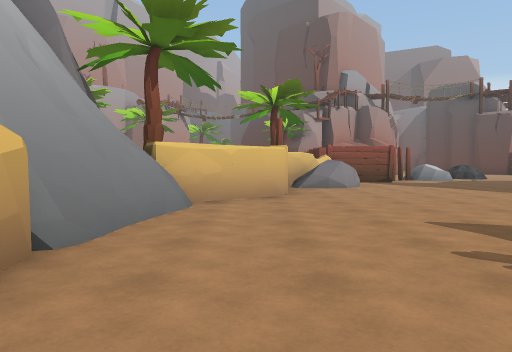
[1] (above)

24 first-person views from a walk through a Unity game level. The camera is 1.3 m above the floor, tilts 2° down and sees 70° across. The floor is counted in squares, 2 m on a side. Each view is taken from the middle of a square. On the plan, view 1 faces up. The plan holds only what a view shows up to about 11 squares ahead; the rest is blank. The place goes on beyond the plan. The player is left out. Some animated figures are left out. Some surface patterns are stand-ins.

[2]
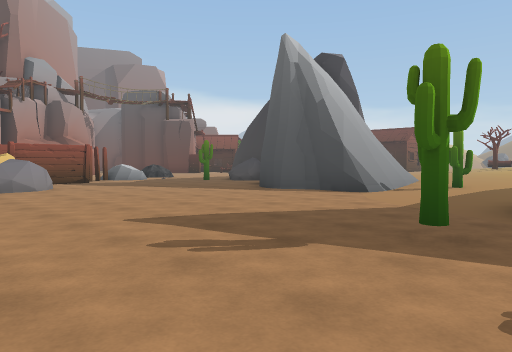

[3]
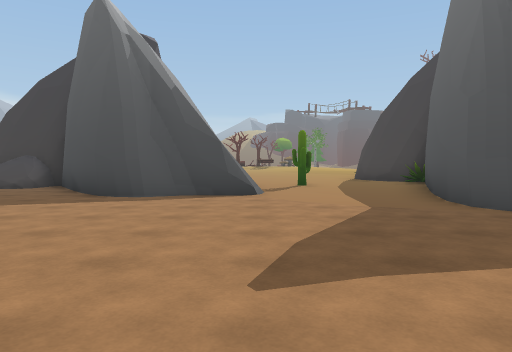

[4]
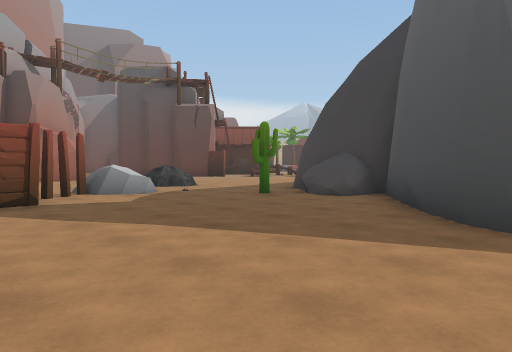

[5]
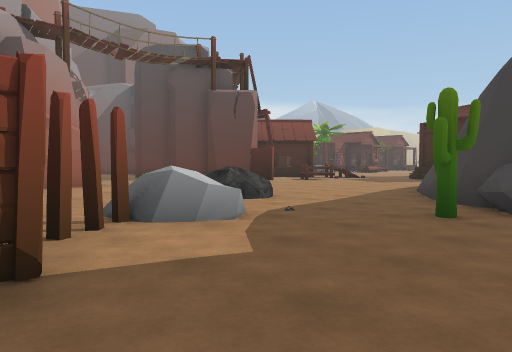

[6]
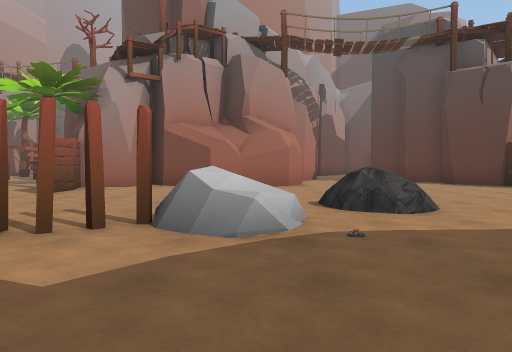

[7]
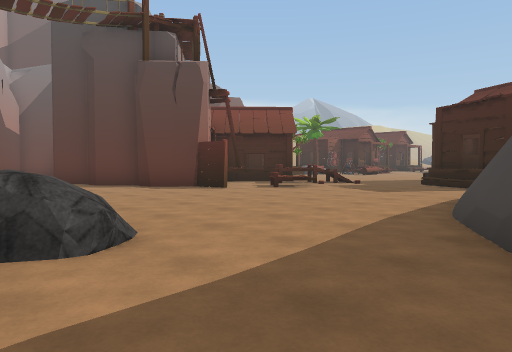

[8]
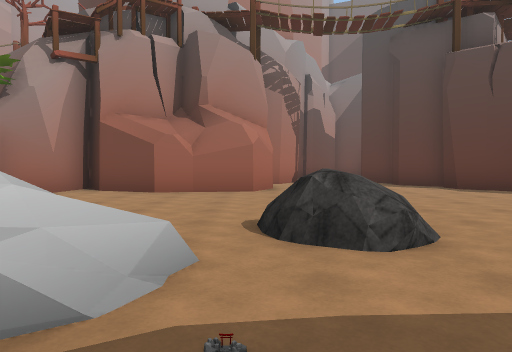

[9]
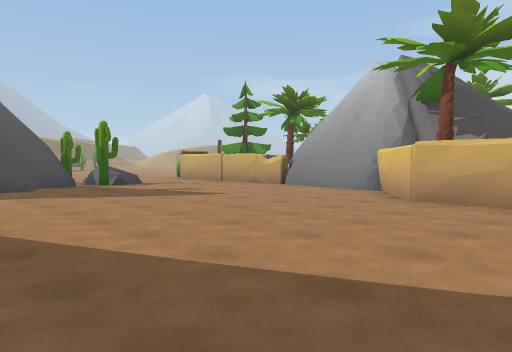

[10]
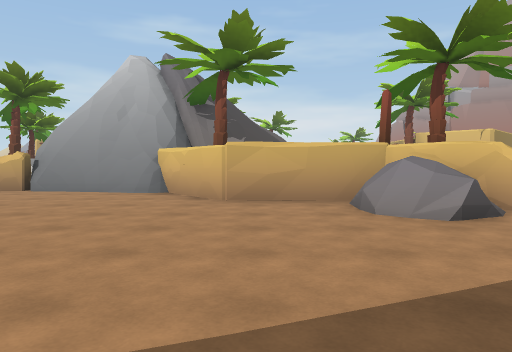

[11]
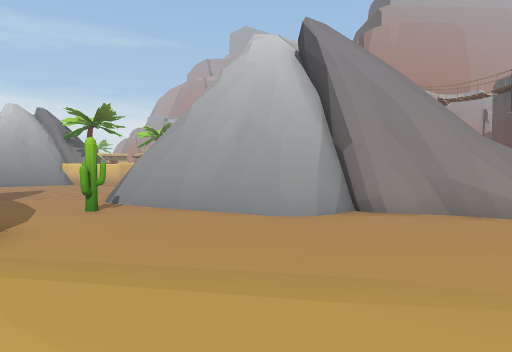

[12]
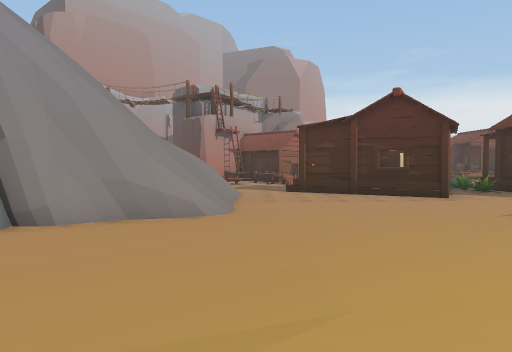

[13]
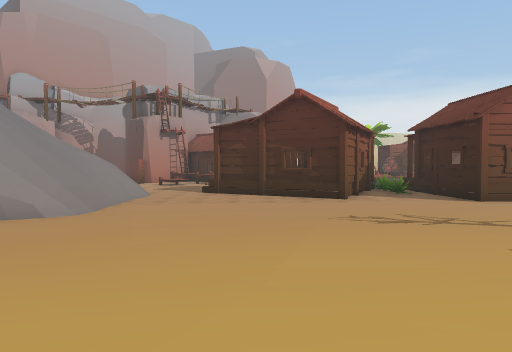

[14]
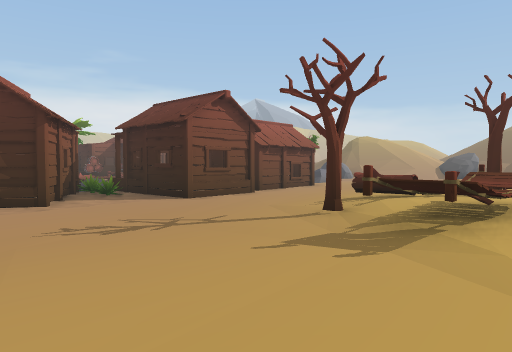

[15]
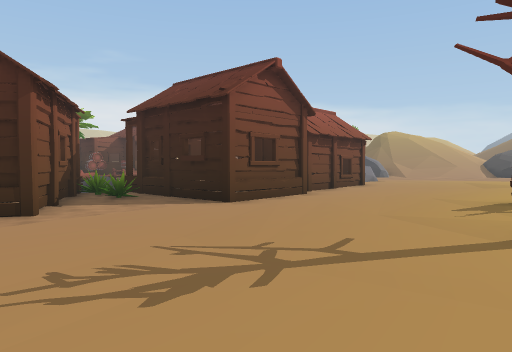

[16]
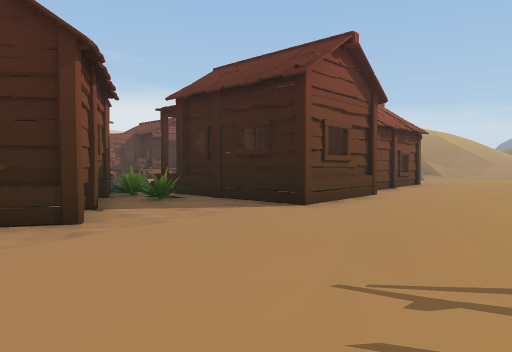

[17]
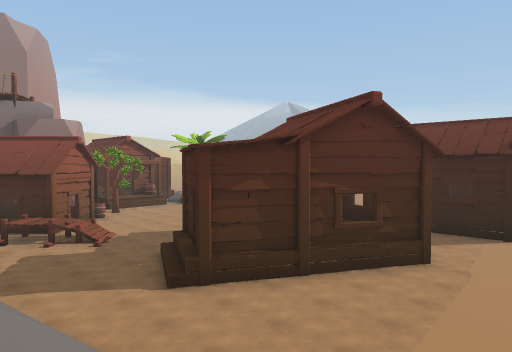

[18]
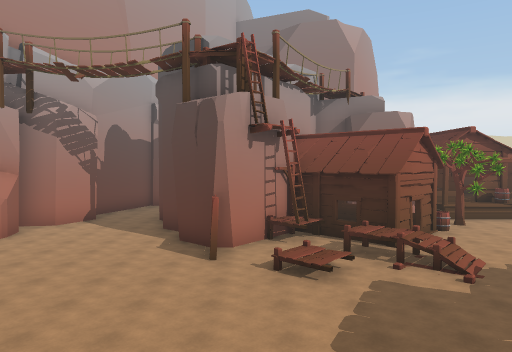

[19]
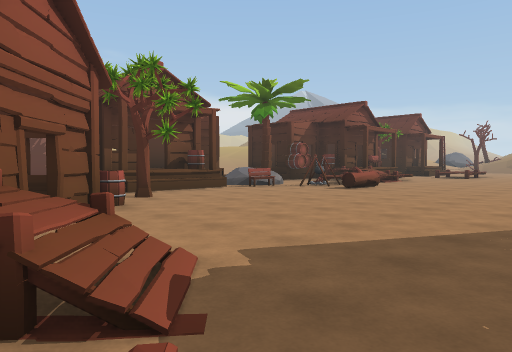

[20]
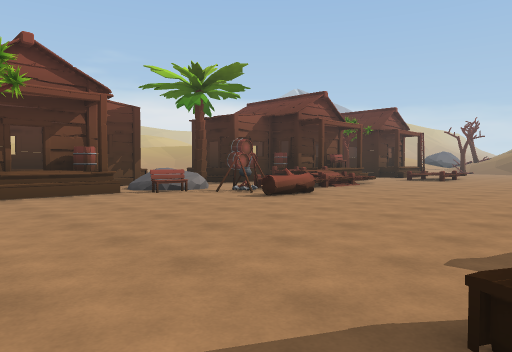

[21]
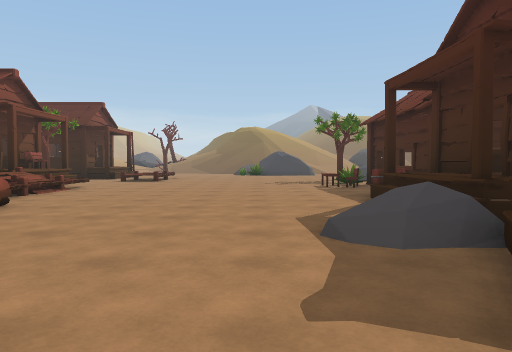

[22]
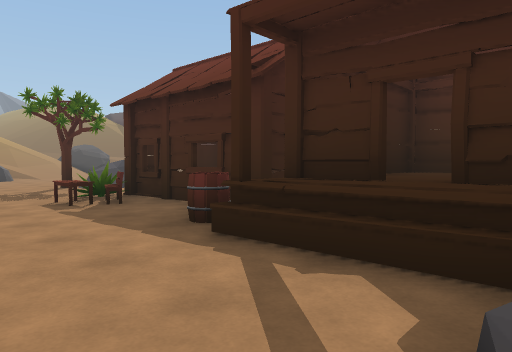

[23]
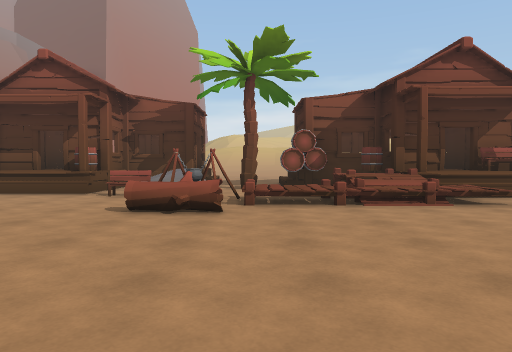

[24]
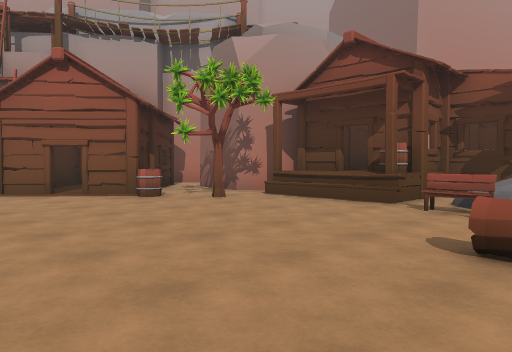

### Floor plan
Key: @ floor where view 1 was taken; # wall or solid block; x gap in a wall; . main floor; : floor 0.25 m higher than the main floor; + floor 0.5 m higher than the main floor; * floor 0.75 m higher than the main floor; / step, stairs or slope; = window, fence, low wall or low ledge; ^ raised ledge; v drop or lower ground; O other object.
Columns run from 5 left of view 1 to 33 right of it. Each row starts with its distance up from view 1.
 26                          ##O O  /#OOO
 25                        O##.O/O. O..OOOO
 24                  ##  #OOO.O...O.O//OO//
 23              .....#  O  OO......O/////.
 22              #....####O OO......O......
 21         ######....###OOOO..............
 20       .##..........#..OO...............
 19       .O#............=.O+..............
 18        .#..... ......=.................
 17        ....... ............O/.//.......
 16         ...../ ..........O.OO/OO//...O.
 15         ...//O/.........O OOOOOOOOOO.OO
 14          .OO/......=v ..O    OOOOOOOOOO
 13         #=O.O....### /...OO O..OOOOO  O
 12        ##.....O.## ///.....OO..OOOOOOOO
 11      OOO.......OO  ///.........OOOO....
 10       .OO......Ov  ///..............:::
  9      #.........#v ////.........::::::::
  8   #  #.......###v//##/.....::::::::::+/
  7 ==####.......# vvv##..:::::::::++/////+
  6  =###........#  ###.:::::::::+//O/+
  5    ##........#####/:::::++++++O/O/
  4    #.........##/.:::::+++++++*=x#/O
  3    #...........O:::::++/////#^/^^*
  2   O#..........:::::++/+******
  1     ....O.//:::://+//**  *
  0      @..O.####O##  ****
 -1         O##

Positions as (right, up) in squares from view 1, and headings:
1: (0, 0), facing up
2: (0, 0), facing up-right
3: (0, 4), facing right
4: (3, 6), facing up-right
5: (4, 10), facing up-right
6: (7, 10), facing up
7: (8, 12), facing up-right
8: (8, 12), facing up
9: (7, 10), facing down-left
10: (7, 8), facing left
11: (17, 0), facing up-left
12: (17, 1), facing up
13: (20, 1), facing up
14: (20, 2), facing up-right
15: (21, 5), facing up-right
16: (21, 7), facing up-right
17: (15, 9), facing up-right
18: (15, 12), facing up
19: (18, 17), facing up-right
20: (21, 17), facing up-right
21: (22, 18), facing right
22: (26, 18), facing down-right
23: (28, 17), facing up
24: (27, 19), facing up-left
